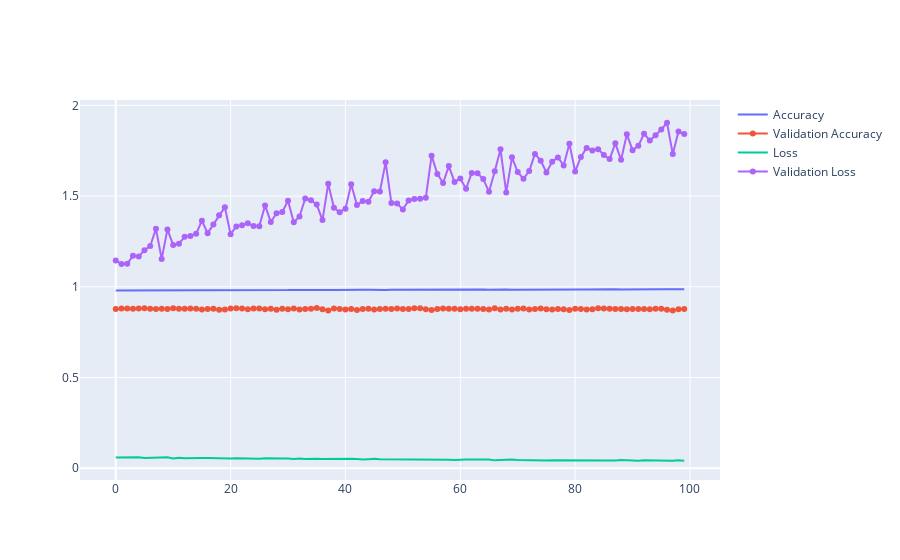

Here is the notebook cell this chart was saved with:
### Markdown cell above
### 8. Plot accucarcy and loss

### Code cell
# summarize history for accuracy
import plotly.graph_objects as go
# Create traces
fig = go.Figure()
fig.add_trace(go.Scatter(x=[i for i in range(len(history.history['accuracy']))], y=history.history['accuracy']
                         ,mode='lines',name='Accuracy'))
fig.add_trace(go.Scatter(x=[i for i in range(len(history.history['val_accuracy']))], y=history.history['val_accuracy']
                         ,mode='lines+markers',name='Validation Accuracy'))
fig.add_trace(go.Scatter(x=[i for i in range(len(history.history['loss']))], y=history.history['loss']
                         ,mode='lines',name='Loss'))
fig.add_trace(go.Scatter(x=[i for i in range(len(history.history['val_loss']))], y=history.history['val_loss']
                         ,mode='lines+markers',name='Validation Loss')) 
fig.show()
